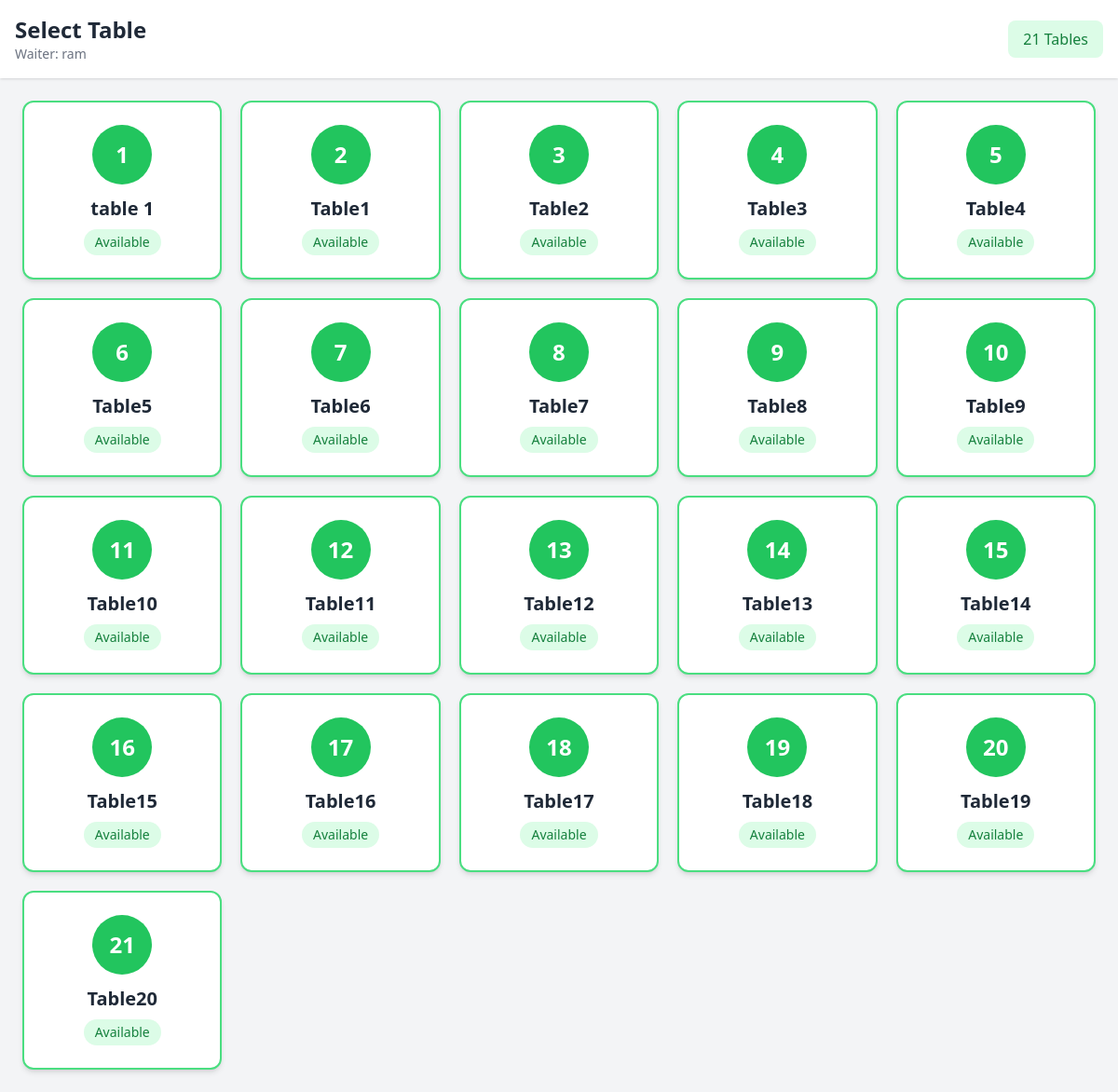
Page /orders/tables/ (signed in) on the earlier database version.
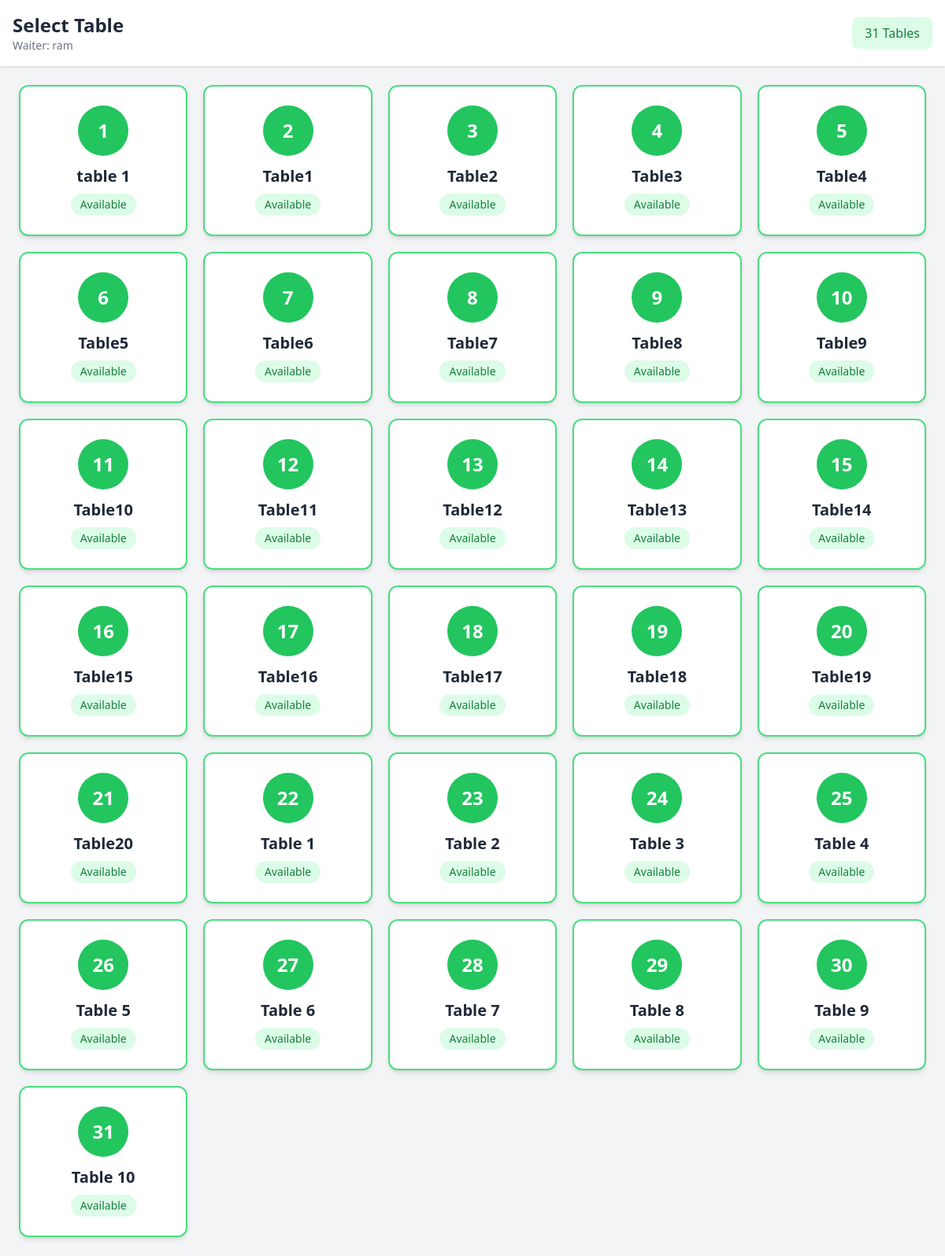
Same page on the later database version.
### orders/models.py (models this page shows, shortened)
class Table(models.Model):
    name=models.CharField(max_length=20)
    is_reserved=models.BooleanField(default=False,null=True)

### orders/views.py (the view)
# urls.py: path("tables/", views.tables_views, name="tables_view_url"),
@role_required([User.Role.WAITER])
def tables_views(request):
    tables=Table.objects.all()
    return render(request, "orders/tables.html", {"tables": tables})

### orders/templates/orders/tables.html (shortened to what this page needs)
<!DOCTYPE html>
<html lang="en">
<head>
    <script src="https://cdn.tailwindcss.com"></script>
</head>
<body class="bg-gray-100 min-h-screen">
    <header class="bg-white shadow p-4 flex justify-between items-center">
        <div>
            <h1 class="text-2xl font-bold text-gray-800">
                Select Table
            </h1>
            <p class="text-sm text-gray-500">
                Waiter: {{ request.user.username }}
            </p>
        </div>
        <div class="bg-green-100 text-green-700 px-4 py-2 rounded-lg font-medium">
            {{ tables|length }} Tables
        </div>
    </header>
    <main class="p-6">
        {% if tables %}
        <div class="grid grid-cols-2 sm:grid-cols-3 md:grid-cols-4 lg:grid-cols-5 gap-5">
            {% for table in tables %}
            <a href="{% url 'menu_view_url' table.id %}"
               class="bg-white rounded-xl shadow-md hover:shadow-xl transition p-6
                      flex flex-col items-center justify-center
                      border-2 border-green-400
                      active:scale-95">
                <div class="w-16 h-16 bg-green-500 text-white rounded-full
                            flex items-center justify-center text-2xl font-bold mb-3">
                    {{ forloop.counter }}
                </div>
                <h2 class="text-xl font-bold text-gray-800">
                    {{ table.name }}
                </h2>
                <span class="mt-2 px-3 py-1 rounded-full text-sm
                             bg-green-100 text-green-700">
                    Available
                </span>
            </a>
            {% endfor %}
        </div>
        {% endif %}
    </main>
</body>
</html>

Differences in the rows shown:
added Table: name "Table 1"
added Table: name "Table 2"
added Table: name "Table 3"
added Table: name "Table 4"
added Table: name "Table 5"
added Table: name "Table 6"
added Table: name "Table 7"
added Table: name "Table 8"
added Table: name "Table 9"
added Table: name "Table 10"
Other differences:
{{ tables|length }}: "21" → "31"
